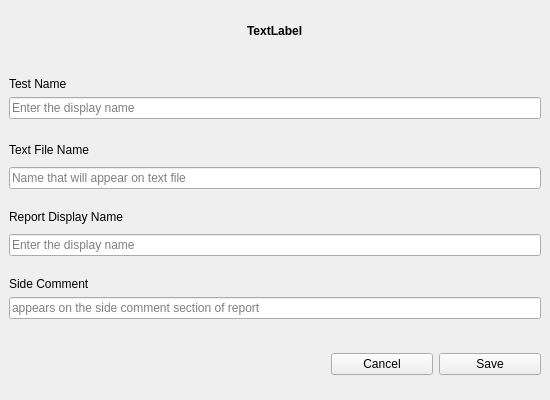
<?xml version="1.0" encoding="UTF-8"?>
<ui version="4.0">
 <class>Form</class>
 <widget class="QWidget" name="Form">
  <property name="geometry">
   <rect>
    <x>0</x>
    <y>0</y>
    <width>550</width>
    <height>400</height>
   </rect>
  </property>
  <property name="minimumSize">
   <size>
    <width>550</width>
    <height>400</height>
   </size>
  </property>
  <property name="maximumSize">
   <size>
    <width>550</width>
    <height>400</height>
   </size>
  </property>
  <property name="windowTitle">
   <string>Form</string>
  </property>
  <property name="styleSheet">
   <string notr="true">

#title {
	font:bold; 
} 


QPushButton { 
	min-width: 100px; 
	max-width: 100px; 
} </string>
  </property>
  <layout class="QVBoxLayout" name="verticalLayout">
   <property name="spacing">
    <number>-1</number>
   </property>
   <property name="leftMargin">
    <number>0</number>
   </property>
   <property name="topMargin">
    <number>0</number>
   </property>
   <property name="rightMargin">
    <number>0</number>
   </property>
   <property name="bottomMargin">
    <number>5</number>
   </property>
   <item alignment="Qt::AlignHCenter">
    <widget class="QWidget" name="widget_7" native="true">
     <layout class="QVBoxLayout" name="verticalLayout_7">
      <item>
       <widget class="QLabel" name="title">
        <property name="text">
         <string>TextLabel</string>
        </property>
       </widget>
      </item>
     </layout>
    </widget>
   </item>
   <item>
    <widget class="QWidget" name="widget_8" native="true">
     <property name="minimumSize">
      <size>
       <width>0</width>
       <height>0</height>
      </size>
     </property>
     <layout class="QVBoxLayout" name="verticalLayout_8">
      <item>
       <widget class="QLabel" name="label_4">
        <property name="minimumSize">
         <size>
          <width>0</width>
          <height>0</height>
         </size>
        </property>
        <property name="maximumSize">
         <size>
          <width>16777215</width>
          <height>16777215</height>
         </size>
        </property>
        <property name="text">
         <string>Test Name</string>
        </property>
       </widget>
      </item>
      <item>
       <widget class="QLineEdit" name="test_name">
        <property name="placeholderText">
         <string>Enter the display name</string>
        </property>
       </widget>
      </item>
     </layout>
    </widget>
   </item>
   <item>
    <widget class="QWidget" name="widget_4" native="true">
     <layout class="QVBoxLayout" name="verticalLayout_3">
      <property name="topMargin">
       <number>5</number>
      </property>
      <property name="bottomMargin">
       <number>5</number>
      </property>
      <item>
       <widget class="QLabel" name="label_2">
        <property name="minimumSize">
         <size>
          <width>0</width>
          <height>0</height>
         </size>
        </property>
        <property name="maximumSize">
         <size>
          <width>16777215</width>
          <height>16777215</height>
         </size>
        </property>
        <property name="text">
         <string>Text File Name</string>
        </property>
       </widget>
      </item>
      <item>
       <widget class="QLineEdit" name="text_name">
        <property name="placeholderText">
         <string>Name that will appear on text file</string>
        </property>
       </widget>
      </item>
     </layout>
    </widget>
   </item>
   <item>
    <widget class="QWidget" name="widget_2" native="true">
     <layout class="QVBoxLayout" name="verticalLayout_2">
      <property name="topMargin">
       <number>5</number>
      </property>
      <property name="bottomMargin">
       <number>5</number>
      </property>
      <item>
       <widget class="QLabel" name="label">
        <property name="minimumSize">
         <size>
          <width>0</width>
          <height>0</height>
         </size>
        </property>
        <property name="maximumSize">
         <size>
          <width>16777215</width>
          <height>16777215</height>
         </size>
        </property>
        <property name="text">
         <string>Report Display Name</string>
        </property>
       </widget>
      </item>
      <item>
       <widget class="QLineEdit" name="display_name">
        <property name="placeholderText">
         <string>Enter the display name</string>
        </property>
       </widget>
      </item>
     </layout>
    </widget>
   </item>
   <item>
    <widget class="QWidget" name="widget_3" native="true">
     <layout class="QVBoxLayout" name="verticalLayout_6">
      <item>
       <widget class="QLabel" name="TestsCommentBox">
        <property name="text">
         <string>Side Comment</string>
        </property>
       </widget>
      </item>
      <item>
       <widget class="QLineEdit" name="comment">
        <property name="minimumSize">
         <size>
          <width>0</width>
          <height>0</height>
         </size>
        </property>
        <property name="placeholderText">
         <string>appears on the side comment section of report</string>
        </property>
       </widget>
      </item>
     </layout>
    </widget>
   </item>
   <item>
    <widget class="QWidget" name="widget" native="true">
     <property name="maximumSize">
      <size>
       <width>16777215</width>
       <height>16777215</height>
      </size>
     </property>
     <layout class="QHBoxLayout" name="horizontalLayout">
      <item>
       <spacer name="horizontalSpacer">
        <property name="orientation">
         <enum>Qt::Horizontal</enum>
        </property>
        <property name="sizeHint" stdset="0">
         <size>
          <width>40</width>
          <height>20</height>
         </size>
        </property>
       </spacer>
      </item>
      <item>
       <widget class="QPushButton" name="cancelBtn">
        <property name="text">
         <string>Cancel</string>
        </property>
       </widget>
      </item>
      <item>
       <widget class="QPushButton" name="saveBtn">
        <property name="text">
         <string>Save</string>
        </property>
       </widget>
      </item>
     </layout>
    </widget>
   </item>
  </layout>
 </widget>
 <resources/>
 <connections/>
</ui>
